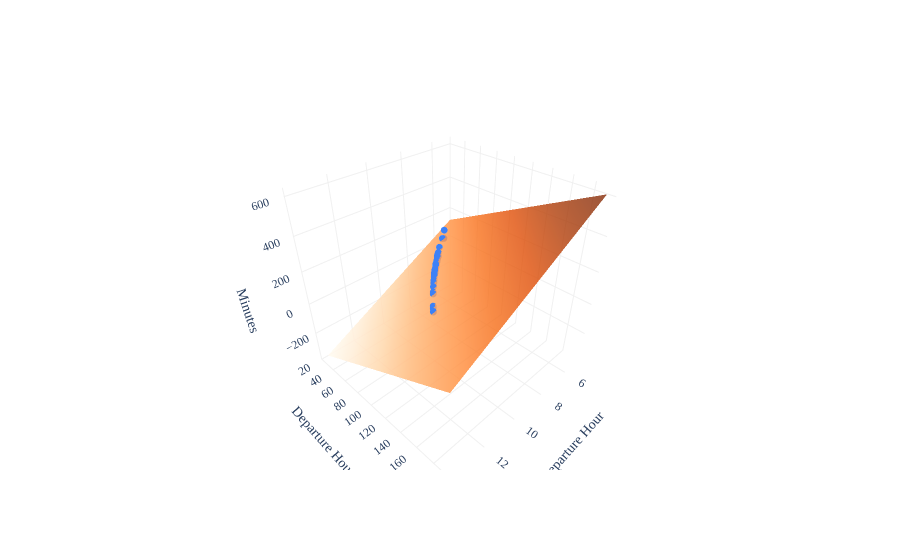

Notebook cell for this chart:
### Markdown cell above
**This is a linear model**, even though the features themselves are made up of non-linear functions.

If we treat $x_i$ and $x_i^2$ as two separate features, then each data point lives in $\mathbb{R}^3$ with coordinates

$$(x_i, x_i^2, y_i)$$

In that feature space, the model is

$$\text{predicted commute}_i = w_0 + w_1 \cdot \underbrace{\text{departure hour}_i}_{\text{feature 1}} + w_2 \cdot \underbrace{(\text{departure hour}_i)^2}_{\text{feature 2}}$$

so the predictions lie on a plane. It only looks curved when we project back down to the usual 2D plot of `departure_hour` versus `minutes`, because the points we draw must satisfy the relationship $x_i^2 = (x_i)^2$.

### Code cell
x_grid, x_sq_grid = np.mgrid[5:14:0.25, 25:196:4]
z_quadratic = (
    model_quadratic.intercept_
    + model_quadratic.coef_[0] * x_grid
    + model_quadratic.coef_[1] * x_sq_grid
)

quadratic_plane = go.Surface(
    x=x_grid,
    y=x_sq_grid,
    z=z_quadratic,
    colorscale='Oranges',
    showscale=False,
    opacity=0.8
)

fig = go.Figure(data=[quadratic_plane])
fig.add_trace(go.Scatter3d(
    x=X_for_quadratic['departure_hour'],
    y=X_for_quadratic['departure_hour^2'],
    z=commutes_full['minutes'],
    mode='markers',
    name='Actual Data',
    marker={'color': '#3d81f6', 'size': 4}
))

fig.update_layout(
    scene=dict(
        xaxis_title='Departure Hour',
        yaxis_title='Departure Hour^2',
        zaxis_title='Minutes',
        xaxis=dict(
            backgroundcolor='white',
            gridcolor='#f0f0f0',
            showbackground=True,
            zerolinecolor='#f0f0f0',
            title_font=dict(family='Palatino'),
            tickfont=dict(family='Palatino')
        ),
        yaxis=dict(
            backgroundcolor='white',
            gridcolor='#f0f0f0',
            showbackground=True,
            zerolinecolor='#f0f0f0',
            title_font=dict(family='Palatino'),
            tickfont=dict(family='Palatino')
        ),
        zaxis=dict(
            backgroundcolor='white',
            gridcolor='#f0f0f0',
            showbackground=True,
            zerolinecolor='#f0f0f0',
            title_font=dict(family='Palatino'),
            tickfont=dict(family='Palatino')
        )
    ),
    width=900,
    height=550,
    paper_bgcolor='white',
    plot_bgcolor='white',
    font=dict(family='Palatino')
)
fig.show()

### Figure 1 — Plotly figure (JSON) as saved in the notebook; plotly's stock layout.template omitted (floating-point values rounded to 4 significant figures; data arrays with more than 128 entries replaced by an {"elided": "..."} marker saying what was removed)
{"data": [{"colorscale": [[0, "rgb(255,245,235)"], [0.125, "rgb(254,230,206)"], [0.25, "rgb(253,208,162)"], [0.375, "rgb(253,174,107)"], [0.5, "rgb(253,141,60)"], [0.625, "rgb(241,105,19)"], [0.75, "rgb(217,72,1)"], [0.875, "rgb(166,54,3)"], [1, "rgb(127,39,4)"]], "opacity": 0.8, "showscale": false, "type": "surface", "x": {"elided": "36x43 float values"}, "y": {"elided": "36x43 float values"}, "z": {"elided": "36x43 float values"}}, {"marker": {"color": "#3d81f6", "size": 4}, "mode": "markers", "name": "Actual Data", "type": "scatter3d", "x": [10.82, 7.75, 8.45, 7.133, 9.15, 8.167, 9.2, 6.05, 8.217, 9.283, 8.033, 9.517, 7.967, 9.883, 7.9, 7.85, 7.933, 7.95, 8.55, 8.433, 9.75, 8.617, 8.467, 10.47, 8.233, 8.483, 7.967, 8.25, 7.833, 8.4, 8.9, 10.53, 10.57, 10.78, 9.133, 7.95, 8.317, 8.433, 8.4, 8.95, 8.583, 8.75, 9.733, 8.717, 10.58, 9.55, 9.083, 7.833, 8.8, 8.983, 6.133, 6.45, 7.75, 8.217, 7.783, 8.083, 7.683, 7.467, 7.6, 7.767, 7.517, 7.55, 7.583, 7.45, 7.6], "y": [117.0, 60.06, 71.4, 50.88, 83.72, 66.69, 84.64, 36.6, 67.51, 86.18, 64.53, 90.57, 63.47, 97.68, 62.41, 61.62, 62.94, 63.2, 73.1, 71.12, 95.06, 74.25, 71.68, 109.6, 67.79, 71.97, 63.47, 68.06, 61.36, 70.56, 79.21, 111.0, 111.7, 116.3, 83.42, 63.2, 69.17, 71.12, 70.56, 80.1, 73.67, 76.56, 94.74, 75.98, 112.0, 91.2, 82.51, 61.36, 77.44, 80.7, 37.62, 41.6, 60.06, 67.51, 60.58, 65.34, 59.03, 55.75, 57.76, 60.32, 56.5, 57.0, 57.51, 55.5, 57.76], "z": [68.0, 94.0, 63.0, 100.0, 69.0, 74.0, 61.0, 134.0, 62.0, 67.0, 76.0, 67.0, 73.0, 64.0, 77.0, 65.0, 78.0, 75.0, 75.0, 75.0, 60.0, 63.0, 72.0, 59.0, 64.0, 72.0, 72.0, 86.0, 66.0, 67.0, 89.0, 56.0, 57.0, 67.0, 67.0, 73.0, 84.0, 64.0, 61.0, 77.0, 60.0, 68.0, 56.0, 89.0, 59.0, 71.0, 64.0, 75.0, 71.0, 73.0, 84.0, 106.0, 78.0, 68.0, 71.0, 69.0, 71.0, 66.0, 78.0, 70.0, 85.0, 91.0, 68.0, 90.0, 83.0]}], "layout": {"font": {"family": "Palatino"}, "height": 550, "paper_bgcolor": "white", "plot_bgcolor": "white", "scene": {"xaxis": {"backgroundcolor": "white", "gridcolor": "#f0f0f0", "showbackground": true, "tickfont": {"family": "Palatino"}, "title": {"font": {"family": "Palatino"}, "text": "Departure Hour"}, "zerolinecolor": "#f0f0f0"}, "yaxis": {"backgroundcolor": "white", "gridcolor": "#f0f0f0", "showbackground": true, "tickfont": {"family": "Palatino"}, "title": {"font": {"family": "Palatino"}, "text": "Departure Hour^2"}, "zerolinecolor": "#f0f0f0"}, "zaxis": {"backgroundcolor": "white", "gridcolor": "#f0f0f0", "showbackground": true, "tickfont": {"family": "Palatino"}, "title": {"font": {"family": "Palatino"}, "text": "Minutes"}, "zerolinecolor": "#f0f0f0"}}, "width": 900}}
